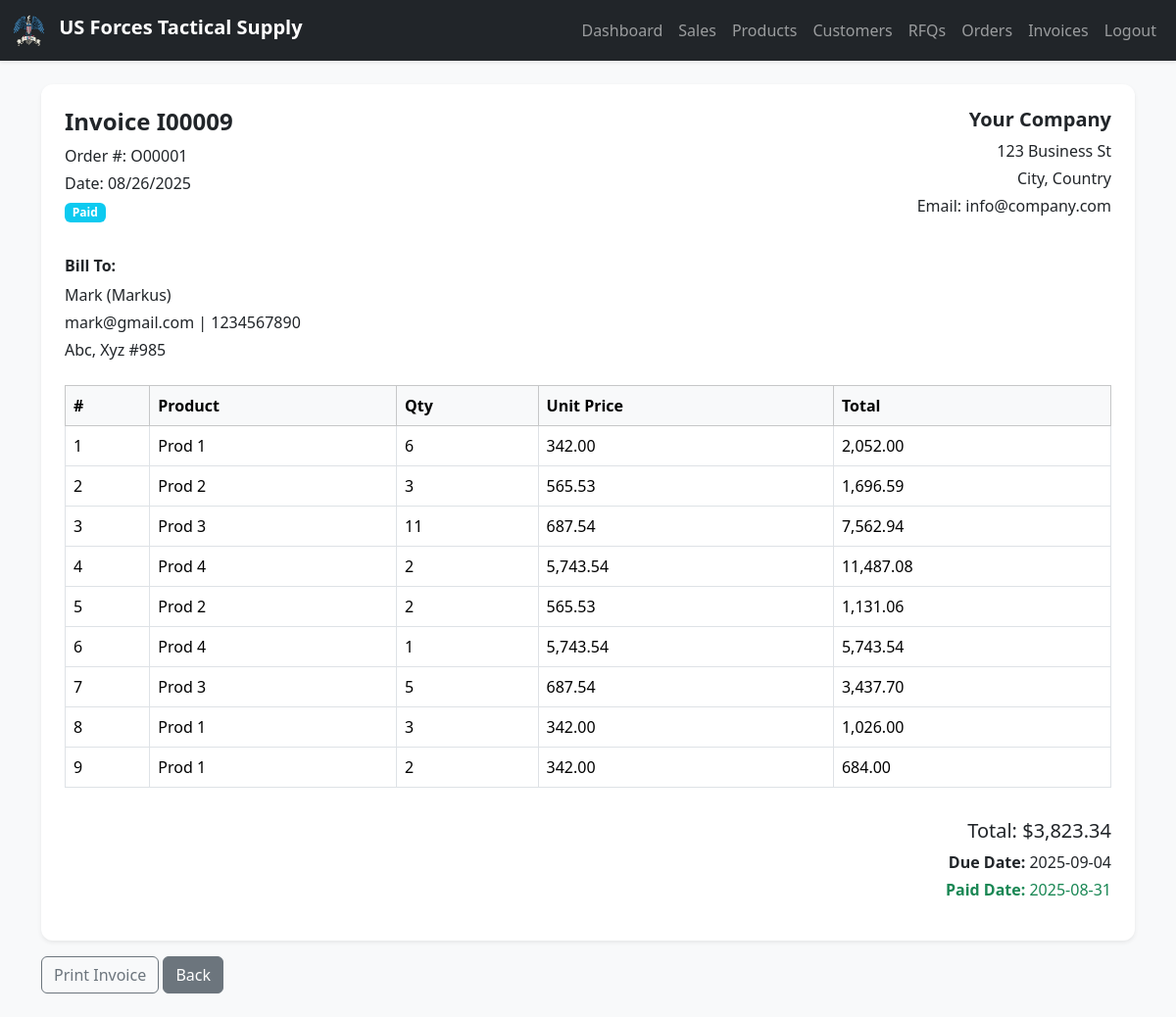
Screenshot of /modules/view_invoice.php?id=9 (signed in) with the database file from the repository.
### tables this page shows
CREATE TABLE `invoices` (
  `id` int(11) NOT NULL,
  `code` varchar(20) DEFAULT NULL,
  `order_id` int(11) NOT NULL,
  `status` enum('Draft','Sent','Paid','Overdue') DEFAULT 'Draft',
  `total_amount` decimal(12,2) DEFAULT 0.00,
  `due_date` date DEFAULT NULL,
  `paid_date` date DEFAULT NULL,
  `created_at` date NOT NULL DEFAULT current_timestamp()
);

CREATE TABLE `orders` (
  `id` int(11) NOT NULL,
  `code` varchar(20) DEFAULT NULL,
  `rfq_id` int(11) DEFAULT NULL,
  `customer_id` int(11) NOT NULL,
  `status` enum('Pending','Delivered','Completed') DEFAULT 'Pending',
  `tracking_number` varchar(100) DEFAULT NULL,
  `total_cost` decimal(12,2) DEFAULT 0.00,
  `total_price` decimal(12,2) DEFAULT 0.00,
  `profit` decimal(12,2) DEFAULT 0.00,
  `margin` decimal(6,2) DEFAULT 0.00,
  `created_at` timestamp NOT NULL DEFAULT current_timestamp()
);

CREATE TABLE `customers` (
  `id` int(11) NOT NULL,
  `code` varchar(20) DEFAULT NULL,
  `name` varchar(100) NOT NULL,
  `company` varchar(150) DEFAULT NULL,
  `email` varchar(100) DEFAULT NULL,
  `phone` varchar(50) DEFAULT NULL,
  `tax_id` varchar(50) DEFAULT NULL,
  `address` text DEFAULT NULL,
  `created_at` timestamp NOT NULL DEFAULT current_timestamp()
);

CREATE TABLE `order_lines` (
  `id` int(11) NOT NULL,
  `order_id` int(11) NOT NULL,
  `product` varchar(150) DEFAULT NULL,
  `qty` int(11) DEFAULT 1,
  `unit_price` decimal(12,2) DEFAULT 0.00,
  `cost_price` decimal(12,2) DEFAULT 0.00,
  `tracking_number` varchar(100) DEFAULT NULL
);

### modules/view_invoice.php (the view, shortened to what this page needs)
<?php
include("../templates/header.php");
include("../templates/navbar.php");
include("../includes/auth.php");
$id = intval($_GET['id']);
$invoice = mysqli_query($conn, "
    SELECT i.*, o.code AS order_code, o.created_at AS order_date,
           c.name AS customer, c.company, c.email, c.phone, c.address
    FROM invoices i
    JOIN orders o ON i.order_id=o.id
    JOIN customers c ON o.customer_id=c.id
    WHERE i.id=$id
");
$invoice = mysqli_fetch_assoc($invoice);
$order_lines = mysqli_query(
    $conn,
    "
    SELECT * FROM order_lines WHERE order_id=" . intval($invoice['order_id'])
);
?>
<div class="container mt-4" id="invoiceArea">
    <div class="card shadow-sm border-0">
        <div class="card-body p-4">
            <div class="d-flex justify-content-between mb-4">
                <div>
                    <h4 class="fw-bold">Invoice <?= $invoice['code'] ?></h4>
                    <p class="mb-1">Order #: <?= $invoice['order_code'] ?></p>
                    <p class="mb-1">Date: <?= date("m/d/Y", strtotime($invoice['created_at'])) ?></p>
                    <span class="badge bg-info"><?= $invoice['status'] ?></span>
                </div>
                <div class="text-end">
                    <h5 class="fw-bold">Your Company</h5>
                    <p class="mb-1">123 Business St</p>
                    <p class="mb-1">City, Country</p>
                    <p>Email: info@company.com</p>
                </div>
            </div>
            <div class="mb-4">
                <h6 class="fw-bold">Bill To:</h6>
                <p class="mb-1"><?= htmlspecialchars($invoice['customer']) ?>
                    (<?= htmlspecialchars($invoice['company']) ?>)</p>
                <p class="mb-1"><?= htmlspecialchars($invoice['email']) ?> | <?= htmlspecialchars($invoice['phone']) ?>
                </p>
                <p><?= nl2br(htmlspecialchars($invoice['address'])) ?></p>
            </div>
            <div class="table-responsive">
                <table class="table table-bordered align-middle">
                    <thead class="table-light">
                        <tr>
                            <th>#</th>
                            <th>Product</th>
                            <th>Qty</th>
                            <th>Unit Price</th>
                            <th>Total</th>
                        </tr>
                    </thead>
                    <tbody>
                        <?php
                        $i = 1;
                        while ($line = mysqli_fetch_assoc($order_lines)) { ?>
                            <tr>
                                <td><?= $i++ ?></td>
                                <td><?= htmlspecialchars($line['product']) ?></td>
                                <td><?= $line['qty'] ?></td>
                                <td><?= number_format($line['unit_price'], 2) ?></td>
                                <td><?= number_format($line['qty'] * $line['unit_price'], 2) ?></td>
                            </tr>
                        <?php } ?>
                    </tbody>
                </table>
            </div>
            <div class="text-end mt-3">
                <h5>Total: $<?= number_format($invoice['total_amount'], 2) ?></h5>
                <p class="mb-1"><strong>Due Date:</strong> <?= $invoice['due_date'] ?></p>
                <?php if ($invoice['paid_date']) { ?>
                    <p class="text-success"><strong>Paid Date:</strong> <?= $invoice['paid_date'] ?></p>
                <?php } ?>
            </div>
        </div>
    </div>
</div>
<div class="container mt-3 mb-4">
    <button onclick="window.print()" class="btn btn-outline-secondary">Print Invoice</button>
    <a href="invoices.php" class="btn btn-secondary">Back</a>
</div>
<?php include("../templates/footer.php"); ?>

### assets/style.css (style rules this page uses)
body { font-family: 'Segoe UI', Tahoma, sans-serif; }
.card { border-radius: 12px; }

### rows the page displays
invoices: code "I00009", order.code "O00001", created_at "08/26/2025", status "Paid", customers.name "Mark", customers.company "Markus", customers.email "mark@gmail.com", customers.phone "1234567890", customers.address "Abc, Xyz #985", total_amount "3,823.34", due_date "2025-09-04", paid_date "2025-08-31"
order_lines: product "Prod 1", qty "6", unit_price "342.00", $line['qty'] * $line['unit_price'] "2,052.00"
order_lines: product "Prod 2", qty "3", unit_price "565.53", $line['qty'] * $line['unit_price'] "1,696.59"
order_lines: product "Prod 3", qty "11", unit_price "687.54", $line['qty'] * $line['unit_price'] "7,562.94"
order_lines: product "Prod 4", qty "2", unit_price "5,743.54", $line['qty'] * $line['unit_price'] "11,487.08"
order_lines: product "Prod 2", qty "2", unit_price "565.53", $line['qty'] * $line['unit_price'] "1,131.06"
order_lines: product "Prod 4", qty "1", unit_price "5,743.54", $line['qty'] * $line['unit_price'] "5,743.54"
order_lines: product "Prod 3", qty "5", unit_price "687.54", $line['qty'] * $line['unit_price'] "3,437.70"
order_lines: product "Prod 1", qty "3", unit_price "342.00", $line['qty'] * $line['unit_price'] "1,026.00"
order_lines: product "Prod 1", qty "2", unit_price "342.00", $line['qty'] * $line['unit_price'] "684.00"
